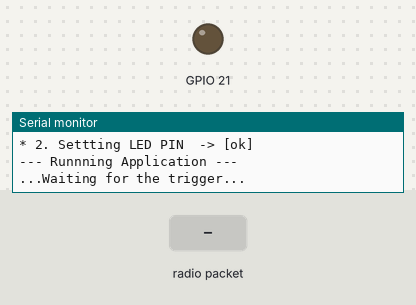
Recording of a sketch running on a simulated ESP32. Shown: output pins drawn as LEDs (lit = HIGH), the last lines printed to the serial monitor. Inputs (shaded band) come from the test bench. Pins used as bus, display or sensor lines are not drawn.

Above: at 1.2 s.
1.3 s: radio packet "1" arrives
At 1.42 s:
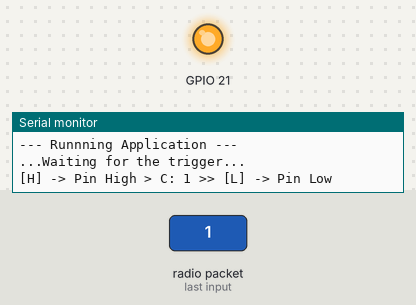
Timing chart, 0 to 4.3 s (numbered marks = the images above; inputs shaded):
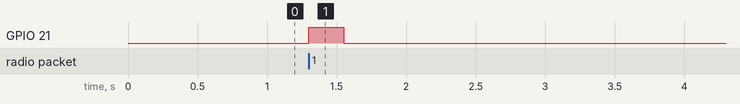

The sketch:

Glass_node.ino
```cpp
#include <esp_now.h>
#include <WiFi.h>

#define HostCom   Serial
#define HOST_BAUDRATE 115200

#define LED_PIN SDA
#define TRIGGER_PIN 13
#define TRIGGER_HIGH_INTERVAL_MS 250
#define WARNING_PERIOD_MS 5000

typedef struct{
  const uint8_t PIN;
  uint16_t event_number;
  bool trigger_received;
}trigger_t;

trigger_t trigger_signal = {TRIGGER_PIN, 0, false};
bool enable_trigger = false;

unsigned int trg_counter = 0;

void OnDataRecv(const uint8_t *mac_addr, const uint8_t *incomingData, int len) {
  uint16_t *pbuff;

  //HostCom.print("+ [I] Trigger Received -> ");
  if(enable_trigger == false){
    // Load data to the buffer //
    pbuff = (uint16_t*)incomingData;

    // Load data to the official data structure //
    memcpy(&trigger_signal.event_number, pbuff, sizeof(uint16_t));
    trigger_signal.trigger_received = true;

    //HostCom.print("Valid");
  }else{
    HostCom.print("Discarded");
  }
  //HostCom.println();

}

void setup() {

  HostCom.begin(HOST_BAUDRATE);

  HostCom.println();
  HostCom.println("*** SimBionic Application - Glass Node ***");

  HostCom.print("* 1. Settting Wifi communication ");
  WiFi.mode(WIFI_STA);
  if (esp_now_init() != ESP_OK) {
    HostCom.println("Error initializing ESP-NOW");
//    error=1;
    return;
  }
  esp_now_register_recv_cb(OnDataRecv);
  HostCom.println(" -> [ok]");

  HostCom.print("-* My MACAddress: ");
  HostCom.print(WiFi.macAddress());
  HostCom.println(" *-");


  // Trigger pin //
  HostCom.print("* 2. Settting input PIN ");
  pinMode(trigger_signal.PIN, OUTPUT);
  digitalWrite(trigger_signal.PIN, LOW);
  enable_trigger = false;
  HostCom.println(" -> [ok]");

  // LED pin //
  HostCom.print("* 2. Settting LED PIN ");
  pinMode(LED_PIN, OUTPUT);
  digitalWrite(LED_PIN, LOW);
  HostCom.println(" -> [ok]");

  // Running the loop application //
  HostCom.println("--- Runnning Application ---");
  HostCom.println();
  HostCom.flush();

  trg_counter = 0;

}

void loop() {
  static unsigned long trigger_high_period=0;
  unsigned long mtime = millis();
  static bool send_warning = true;
  static unsigned long warning_period = millis();

  if(trigger_signal.trigger_received == true){
      // set output pin to HIGH //
      digitalWrite(trigger_signal.PIN, HIGH);
      // set LED pin to HIGH //
      digitalWrite(LED_PIN, HIGH);

      enable_trigger = true;

      trigger_high_period = mtime+TRIGGER_HIGH_INTERVAL_MS;
      trigger_signal.trigger_received = false;

      send_warning = false;
      trg_counter++;

      HostCom.print("[H] -> Pin High > C: ");
      HostCom.print(trg_counter);

  }

  if( (mtime >= trigger_high_period) && (enable_trigger == true) ){
    // set output pin to LOW //
    digitalWrite(trigger_signal.PIN, LOW);
    // set LED pin to LOW //
    digitalWrite(LED_PIN, LOW);

    enable_trigger = false;

    HostCom.println(" >> [L] -> Pin Low");
  }

  if(mtime >= warning_period){
    if(send_warning == true){
      HostCom.println("...Waiting for the trigger...");
    }
    send_warning = true;
    warning_period += WARNING_PERIOD_MS;
  }

}
```

Measured:
- after the input at 1.3 s, GPIO 21: LOW → HIGH at once, → LOW 0.25 s later
